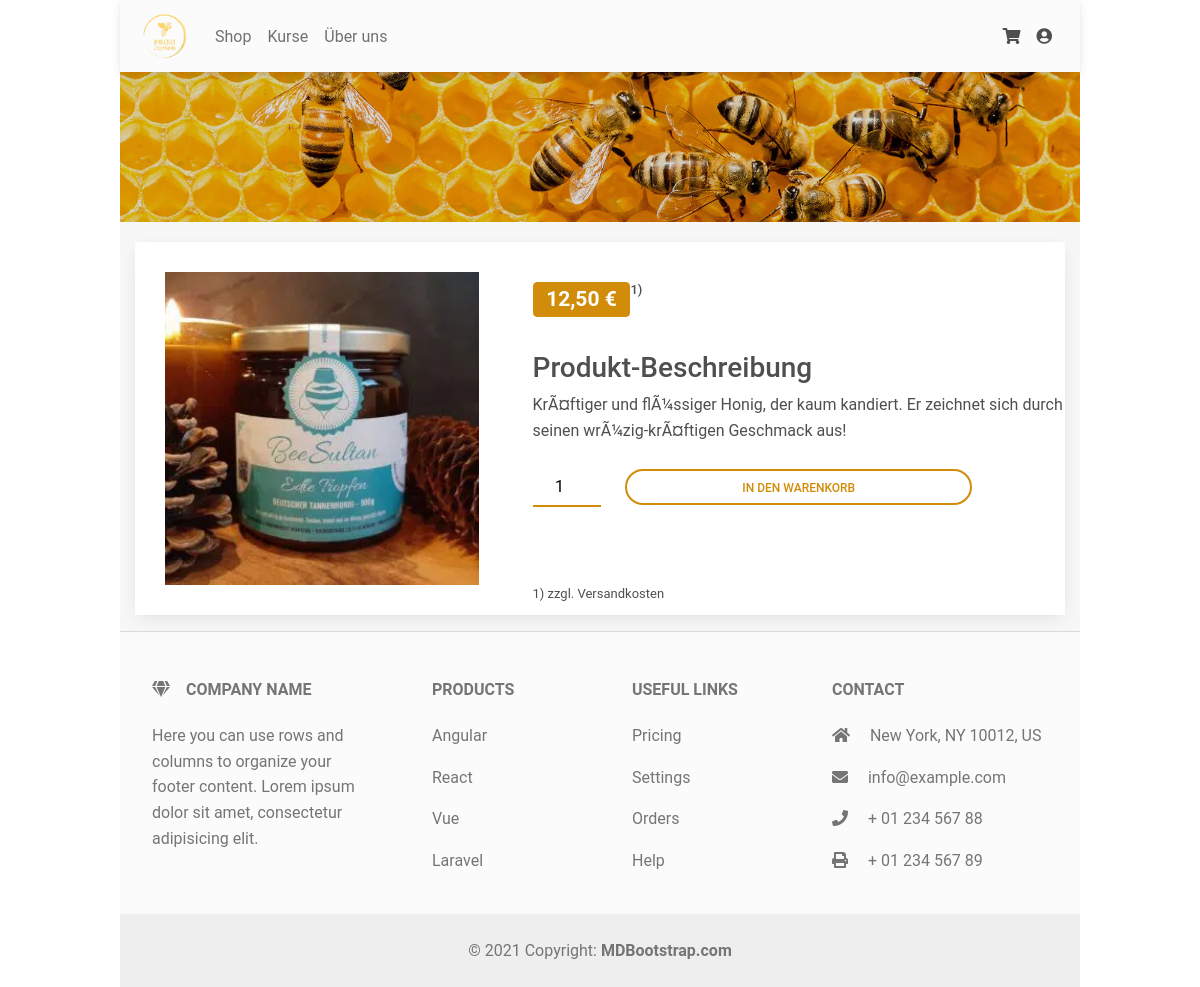
/product, run on the app's committed database.
### tables this page shows
CREATE TABLE product (
          product_id INTEGER PRIMARY KEY,
          name VARCHAR(255),
          description VARCHAR(255),
          product_category_id INTEGER,
          quantity_g INTEGER,
          price REAL,
          amount_in_stock INTEGER,
          creation_timestamp TIMESTAMP NOT NULL DEFAULT CURRENT_TIMESTAMP,
          FOREIGN KEY(product_category_id) REFERENCES product_category(product_category_id)
        );

### app.py (the view)
@app.route('/product')
def product():
    product_id = request.args.get('id', default=1, type=int)
    p = get_one_product(product_id)
    return render_template("product.html", product=p)

### app.py (called while the page is built)
@app.template_filter()
def currency_format(value):
    value = float(value)
    value = round(value, 2)
    return "{:,.2f} €".format(value).replace(".", ",")

### database/_product.py (called while the page is built)
def get_one_product(product_id: int):
    cur.execute(f"SELECT * FROM product WHERE product_id={product_id}")
    product_list = []
    for row in cur:
        product_list.append(dict(zip([c[0] for c in cur.description], row)))
    return product_list

### templates/product.html (shortened to what this page needs)
{% extends "layout.html" %}
{% block body %}
<div style="margin: 0px">
    <div class="page-container">
        <div class="row">
            <div class="col-md">
                <div class="card" style="margin-top: 20px; border-radius: 0">
                    <div class="row">
                        <div class="col-md-5" style="margin-top: 0px">
                            <div class="bg-image hover-zoom" style="padding: 30px; border-radius: 0">
                                <img src="/static/img/{{ product[0]['product_id'] }}.webp" class='w-100' />
                            </div>
                        </div>
                        <div class="col-md-7">
                            <div style="width: 100%;">
                                <h3>
                                    <div class="d-flex justify-content-start">
                                        <span class="badge" style="background-color: #d18c09" id="preis">{{ product[0]['price'] | currency_format }}</span>
                                        <div style="font-size: small">1)</div>
                                        <br />
                                    </div>
                                </h3>
                                <br />
                                <h3>
                                    Produkt-Beschreibung
                                </h3>
                                {{ product[0]['description'] }}
                                <br />
                                <br />
                                <div class="row">
                                    <div class="col-md-2">
                                        <input id="current_product_count" type="number" value="1" min="1" style=" width: 100%; padding: 5px; text-align: center; border: none; border-bottom: 2px solid #d18c09;">
                                    </div>
                                    <div class="col-md-8">
                                        <a onclick="addToCart()" class='btn btn-outline-primary btn-rounded custom-outlined-button'>In den Warenkorb</a>
                                    </div>
                                </div>
                                <br />
                                <br />
                                <div style="font-size: small; position: absolute; bottom: 10px">1) zzgl. Versandkosten</div>
                                <br />
                            </div>
                        </div>
                    </div>
                </div>
            </div>
        </div>
    </div>
</div>
{% endblock %}

### static/mdb5-free-standard/css/styles.css (style rules this page uses)
.page-container { padding: 0 15px 0 15px }
.custom-outlined-button { display: block; border-color: #d18c09; color: #d18c09 }

### data on the page
product: price "12,50 €", description "KrÃ¤ftiger und flÃ¼ssiger Honig, der kaum kandiert. Er zeichnet sich durch seinen wrÃ¼zig-krÃ¤ftigen Geschmack aus!"
